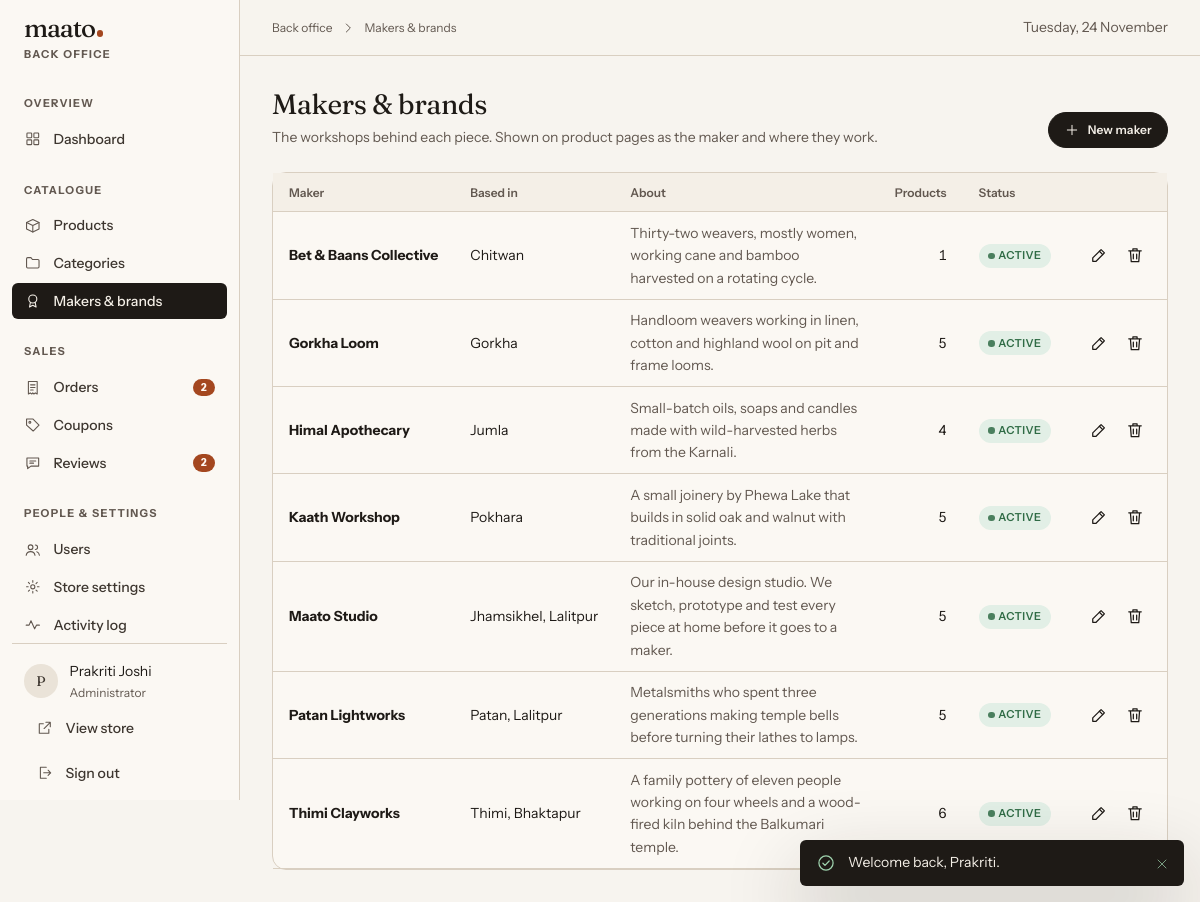
The page /suman-ecom/admin/brands (signed in) on the database its author committed.
### tables this page shows
CREATE TABLE users (
    id            INT UNSIGNED     NOT NULL AUTO_INCREMENT,
    role_id       TINYINT UNSIGNED NOT NULL,
    name          VARCHAR(120)     NOT NULL,
    email         VARCHAR(190)     NOT NULL,
    phone         VARCHAR(20)      NULL,
    password_hash VARCHAR(255)     NOT NULL,
    avatar_path   VARCHAR(255)     NULL,
    is_blocked    TINYINT(1)       NOT NULL DEFAULT 0,
    last_login_at DATETIME         NULL,
    created_at    DATETIME         NOT NULL DEFAULT CURRENT_TIMESTAMP,
    updated_at    DATETIME         NOT NULL DEFAULT CURRENT_TIMESTAMP ON UPDATE CURRENT_TIMESTAMP,
    PRIMARY KEY (id),
    UNIQUE KEY uq_users_email (email),
    KEY idx_users_role (role_id),
    KEY idx_users_created (created_at),
    CONSTRAINT fk_users_role FOREIGN KEY (role_id) REFERENCES roles (id) ON UPDATE CASCADE
);

CREATE TABLE roles (
    id          TINYINT UNSIGNED NOT NULL AUTO_INCREMENT,
    slug        VARCHAR(20)  NOT NULL,
    name        VARCHAR(50)  NOT NULL,
    description VARCHAR(255) NULL,
    PRIMARY KEY (id),
    UNIQUE KEY uq_roles_slug (slug)
);

CREATE TABLE brands (
    id          INT UNSIGNED NOT NULL AUTO_INCREMENT,
    name        VARCHAR(100) NOT NULL,
    slug        VARCHAR(120) NOT NULL,
    origin      VARCHAR(100) NULL,
    description TEXT         NULL,
    is_active   TINYINT(1)   NOT NULL DEFAULT 1,
    created_at  DATETIME     NOT NULL DEFAULT CURRENT_TIMESTAMP,
    updated_at  DATETIME     NOT NULL DEFAULT CURRENT_TIMESTAMP ON UPDATE CURRENT_TIMESTAMP,
    PRIMARY KEY (id),
    UNIQUE KEY uq_brands_slug (slug)
);

### app/Views/admin/catalog/brands.php (the view, shortened to what the rows shown need)
<div class="page-head">
  <div><h1 class="h1">Makers &amp; brands</h1><p>The workshops behind each piece. Shown on product pages as the maker and where they work.</p></div>
  <button class="btn" type="button" data-new-record="brand-form"><?= icon('plus', 'icon--sm') ?> New maker</button>
</div>
<div class="a-card">
  <div class="table-wrap">
    <table class="data-table">
      <thead><tr><th scope="col">Maker</th><th scope="col">Based in</th><th scope="col">About</th><th scope="col" class="num">Products</th><th scope="col">Status</th><th scope="col" class="col-actions"><span class="visually-hidden">Actions</span></th></tr></thead>
      <tbody>
        <?php foreach ($brands as $b): ?>
          <tr>
            <td><strong><?= e($b['name']) ?></strong></td>
            <td><?= e((string) $b['origin']) ?></td>
            <td class="wrap muted"><?= e(str_limit((string) $b['description'], 110)) ?></td>
            <td class="num"><?= (int) $b['product_count'] ?></td>
            <td><span class="badge badge--<?= $b['is_active'] ? 'success' : 'neutral' ?>"><?= $b['is_active'] ? 'Active' : 'Inactive' ?></span></td>
            <td class="col-actions">
              <span class="row-actions">
                <button class="icon-btn" type="button" aria-label="Edit <?= e($b['name']) ?>" data-edit-record="brand-form" data-id="<?= (int) $b['id'] ?>"
                        data-record="<?= e(json_encode(['name' => $b['name'], 'slug' => $b['slug'], 'origin' => $b['origin'], 'description' => $b['description'], 'is_active' => (bool) $b['is_active']])) ?>"><?= icon('edit') ?></button>
                <form method="post" action="<?= e(route('admin.brands.destroy', ['id' => $b['id']])) ?>" data-confirm="Delete <?= e($b['name']) ?>? Their <?= e(plural((int) $b['product_count'], 'product')) ?> will stay in the shop without a maker.">
                  <button class="icon-btn" type="submit" aria-label="Delete <?= e($b['name']) ?>"><?= icon('trash') ?></button>
                </form>
              </span>
            </td>
          </tr>
        <?php endforeach; ?>
      </tbody>
    </table>
  </div>
</div>

### app/Core/helpers.php (shortened to what the rows shown need)
<?php
function config(string $key, mixed $default = null): mixed
{
    static $loaded = [];
    $parts = explode('.', $key);
    $file = array_shift($parts);
    if (!array_key_exists($file, $loaded)) {
        $path = BASE_PATH . "/config/{$file}.php";
        $loaded[$file] = is_file($path) ? require $path : [];
    }
    $value = $loaded[$file];
    foreach ($parts as $part) {
        $value = $value[$part];
    }
    return $value;
}
function e(mixed $value): string
{
    return htmlspecialchars((string) $value, ENT_QUOTES | ENT_SUBSTITUTE, 'UTF-8');
}
function base_path_url(): string
{
    return (string) parse_url(config('app.url'), PHP_URL_PATH);
}
function url(string $path = '/', array $query = []): string
{
    $query = array_filter($query, static fn ($v) => $v !== null && $v !== '' && $v !== []);
    $path = '/' . ltrim($path, '/');
    return base_path_url() . ($path === '/' ? '/' : $path) . ($query ? '?' . http_build_query($query) : '');
}
function asset(string $path): string
{
    $file = BASE_PATH . '/public/assets/' . ltrim($path, '/');
    $version = is_file($file) ? filemtime($file) : 0;
    return url('/assets/' . ltrim($path, '/')) . '?v=' . $version;
}
function icon(string $name, string $class = ''): string
{
    $href = e(asset('icons.svg')) . '#i-' . e($name);
    return '<svg class="icon ' . e($class) . '" aria-hidden="true" focusable="false"><use href="' . $href . '"></use></svg>';
}
function partial(string $template, array $data = []): void
{
    echo View::capture($template, $data);
}
function setting(string $key, mixed $default = null): mixed
{
    return Settings::get($key, $default);
}

### app/Views/layouts/admin.php (shortened to what the rows shown need)
<?php
$me = Auth::user();
?>
<!doctype html>
<html lang="en" class="no-js">
<head>
<?php partial('partials/head', ['title' => ($title ?? 'Back office') . ' · Back office', 'styles' => ['css/admin.css']]); ?>
</head>
<body class="admin">
<div class="admin-shell">
  <aside class="sidebar" id="sidebar" data-sidebar>
    <div class="sidebar__foot">
      <div class="sidebar__user">
        <?php if ($me['avatar_path']): ?><img class="avatar" src="<?= e(media($me['avatar_path'])) ?>" alt=""><?php else: ?><span class="avatar" aria-hidden="true"><?= e(mb_strtoupper(mb_substr($me['name'], 0, 1))) ?></span><?php endif; ?>
        <span><?= e($me['name']) ?><small><?= e($me['role_name']) ?></small></span>
      </div>
    </div>
  </aside>
  <div>
    <main class="page" id="main" tabindex="-1">
      <?= $content ?>
    </main>
  </div>
</div>
</body>
</html>

### rows shown on the page
users: name "P", name "Prakriti Joshi", role.name "Administrator"
brands: name "Bet & Baans Collective", origin "Chitwan", description "Thirty-two weavers, mostly women, working cane and bamboo harvested on a rotating cycle.", product_count "1", is_active "ACTIVE"
brands: name "Gorkha Loom", origin "Gorkha", description "Handloom weavers working in linen, cotton and highland wool on pit and frame looms.", product_count "5", is_active "ACTIVE"
brands: name "Himal Apothecary", origin "Jumla", description "Small-batch oils, soaps and candles made with wild-harvested herbs from the Karnali.", product_count "4", is_active "ACTIVE"
brands: name "Kaath Workshop", origin "Pokhara", description "A small joinery by Phewa Lake that builds in solid oak and walnut with traditional joints.", product_count "5", is_active "ACTIVE"
brands: name "Maato Studio", origin "Jhamsikhel, Lalitpur", description "Our in-house design studio. We sketch, prototype and test every piece at home before it goes to a maker.", product_count "5", is_active "ACTIVE"
brands: name "Patan Lightworks", origin "Patan, Lalitpur", description "Metalsmiths who spent three generations making temple bells before turning their lathes to lamps.", product_count "5", is_active "ACTIVE"
brands: name "Thimi Clayworks", origin "Thimi, Bhaktapur", description "A family pottery of eleven people working on four wheels and a wood-fired kiln behind the Balkumari temple.", product_count "6", is_active "ACTIVE"

### other values the page prints
mb_strtolower(setting('store_name', 'Maato')) "maato"
$group "OVERVIEW"
$label "Dashboard"
$group "CATALOGUE"
$label "Products"
$label "Categories"
$label "Makers & brands"
$group "SALES"
$label "Orders"
$count "2"
$label "Coupons"
$label "Reviews"
$group "PEOPLE & SETTINGS"
$label "Users"
$label "Store settings"
